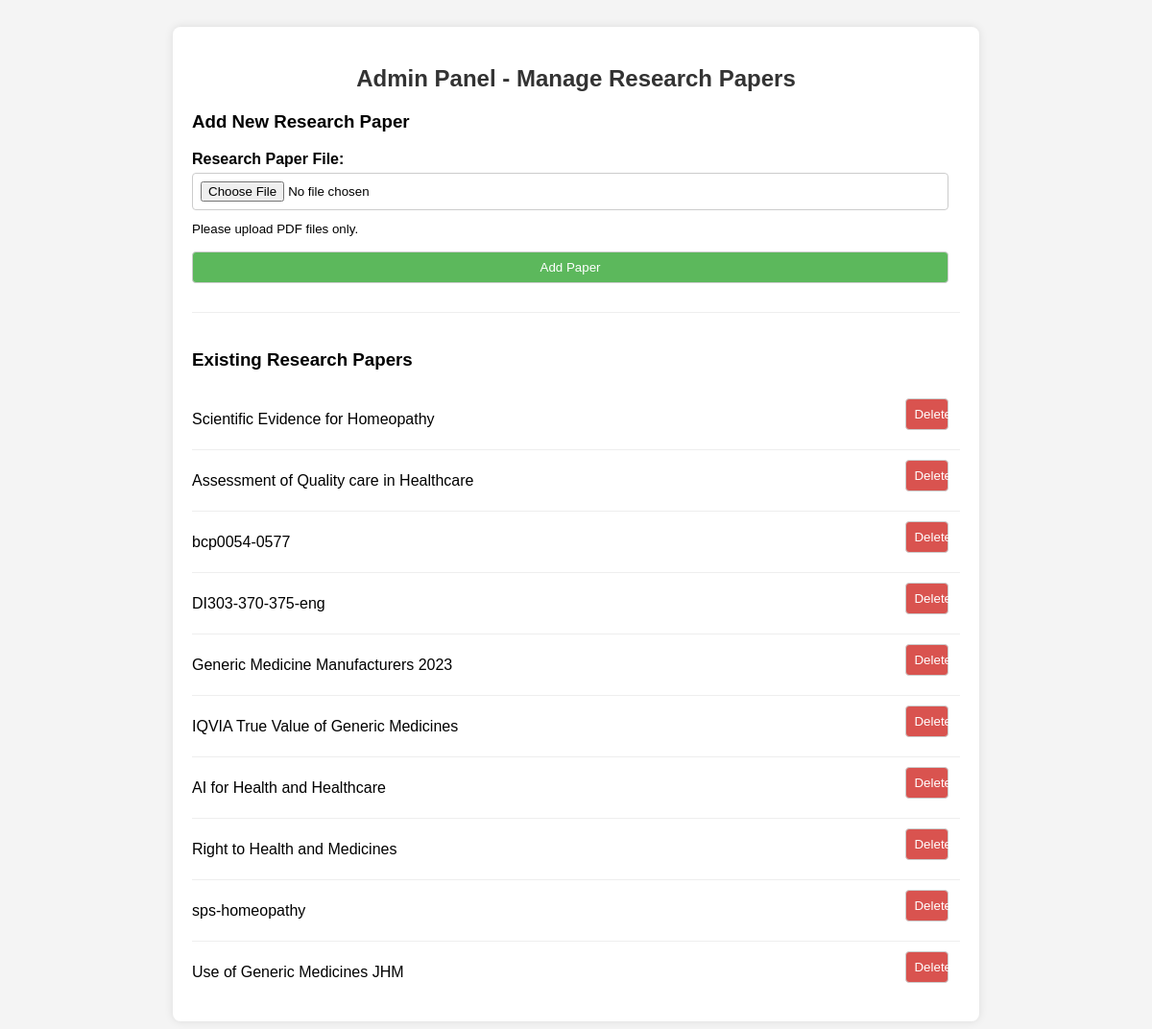
Screenshot of /rp.php with the database file from the repository.
### tables this page shows
CREATE TABLE IF NOT EXISTS `research_papers` (
`id` int(11) NOT NULL,
  `file_name` varchar(255) NOT NULL,
  `file_path` varchar(255) NOT NULL
);

### rp.php (the view, shortened to what this page needs)
<!DOCTYPE html>
<html lang="en">
<head>
</head>
<body>
    <div class="container">
        <h2>Admin Panel - Manage Research Papers</h2>
        <h3>Add New Research Paper</h3>
        <form method="POST" action="<?php echo $_SERVER['PHP_SELF']; ?>" enctype="multipart/form-data">
            <div class="form-group">
                <label for="research_paper">Research Paper File:</label>
                <input type="file" id="research_paper" name="research_paper" required>
                <small>Please upload PDF files only.</small>
            </div>
            <button type="submit">Add Paper</button>
        </form>
        <div class="paper-list">
            <h3>Existing Research Papers</h3>
            <?php
            $servername = "localhost";
            $username = "root";
            $password = "";
            $dbname = "homeopathy";
            $conn = new mysqli($servername, $username, $password, $dbname);
            $sql = "SELECT id, file_name FROM research_papers";
            $result = $conn->query($sql);
            if ($result->num_rows > 0) {
                while ($row = $result->fetch_assoc()) {
                    echo '<div class="paper-item">';
                    echo '<span>' . htmlspecialchars($row["file_name"]) . '</span>';
                    echo '<form method="POST" action="' . $_SERVER['PHP_SELF'] . '" style="display: inline;">';
                    echo '<button type="submit" class="delete-button">Delete</button>';
                    echo '</form>';
                    echo '</div>';
                }
            } else {
                echo "<p>No research papers in the database.</p>";
            }
            ?>
        </div>
    </div>
</body>
</html>

### rp.php (style rules this page uses)
body { font-family: sans-serif; background-color: #f4f4f4; padding: 20px; }
.container { background-color: #fff; padding: 20px; border-radius: 8px; box-shadow: 0 0 10px rgba(0, 0, 0, 0.1); max-width: 800px; margin: 0 auto; }
h2 { text-align: center; margin-bottom: 20px; color: #333; }
.form-group { margin-bottom: 15px; }
label { display: block; margin-bottom: 5px; font-weight: bold; }
input[type="file"], button { width: calc(100% - 12px); padding: 8px; border: 1px solid #ccc; border-radius: 4px; box-sizing: border-box; margin-bottom: 10px; }
button { background-color: #5cb85c; color: white; cursor: pointer; transition: background-color 0.3s ease; }
.delete-button { background-color: #d9534f; }
.paper-list { margin-top: 20px; border-top: 1px solid #eee; padding-top: 20px; }
.paper-item { display: flex; justify-content: space-between; align-items: center; padding: 10px 0; border-bottom: 1px solid #eee; }
.paper-item:last-child { border-bottom: none; }

### rows the page displays
research_papers: file_name "Scientific Evidence for Homeopathy"
research_papers: file_name "Assessment of Quality care in Healthcare"
research_papers: file_name "bcp0054-0577"
research_papers: file_name "DI303-370-375-eng"
research_papers: file_name "Generic Medicine Manufacturers 2023"
research_papers: file_name "IQVIA True Value of Generic Medicines"
research_papers: file_name "AI for Health and Healthcare"
research_papers: file_name "Right to Health and Medicines"
research_papers: file_name "sps-homeopathy"
research_papers: file_name "Use of Generic Medicines JHM"
